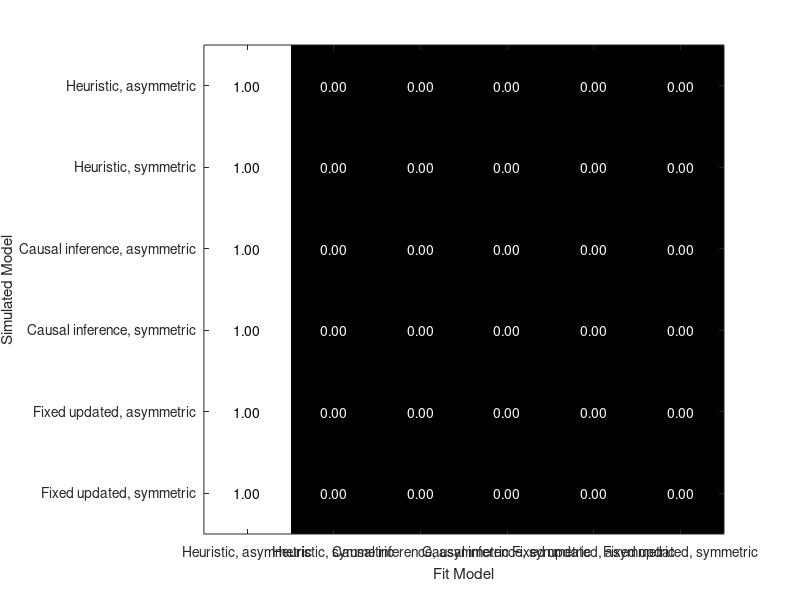

Source code (MATLAB):
clear; close all;

%% select models

specifications = {'Heuristic, asymmetric', 'Heuristic, symmetric', 'Causal inference, asymmetric',  'Causal inference, symmetric','Fixed updated, asymmetric', 'Fixed updated, symmetric'}; 
folders = {'heu_asym', 'heu_sym', 'cauInf_asym', 'cauInf_sym','fixed_asym','fixed_sym'};

%% manage path

cur_dir               = pwd;
[project_dir, ~]      = fileparts(cur_dir);
[git_dir, ~] = fileparts(project_dir);
dataDir = fullfile(git_dir,'temporalRecalibrationData');
addpath(genpath(fullfile(project_dir, 'utils')));
addpath(genpath(fullfile(project_dir, 'vbmc')));
out_dir               = fullfile(cur_dir, mfilename);
if ~exist(out_dir,'dir') mkdir(out_dir); end

%% load results

results_folder           = fullfile(dataDir,'recalibration_models_VBMC','model_recovery');
files = dir(fullfile(results_folder, 'fitM*'));
pattern = 'fitM(\d+)_sample-(\d+)_';

fit_m = 1;
log_model_evidence = nan(6, 6, 1);
for pp = 1:size(files)

    flnm =  files(pp).name;
    r = load(fullfile(results_folder, flnm));
    tokens = regexp(flnm, pattern, 'tokens');
    fit_m = str2double(tokens{1}{1});
    i_sample = str2double(tokens{1}{2});

    for sim_m = 1:6
        elbos(sim_m) = r.model.elbo(sim_m);
    end

    log_model_evidence(:, fit_m, i_sample) = elbos;
    
end

[num_sim_m, num_fit_m, num_i_sample] = size(log_model_evidence);
CM = zeros(num_sim_m, num_fit_m);
for sim_m = 1:num_sim_m
    
    for i_sample = 1:num_i_sample
        % Find the index of fit_m with the maximum log_model_evidence for the current i_sample
        [~, max_fit_m_index] = max(log_model_evidence(sim_m, :, i_sample));
        % Increment the count for the corresponding fit_m
        CM(sim_m, max_fit_m_index) = CM(sim_m, max_fit_m_index) + 1;
    end
end

%% plot

figure;
set(gcf, 'Position',[0,0,420,300]);

imagesc(CM); 
colormap('bone')
xticks(1:6)
yticks(1:6)
xticklabels(specifications)
yticklabels(specifications)
xlabel('Fit Model');
ylabel('Simulated Model');


[num_rows, num_cols] = size(CM);
for row = 1:num_rows
    for col = 1:num_cols
        val = CM(row, col);
        % Choose text color for better contrast
        textColor = 'w'; % default black
        if val > 0.5
            textColor = 'k'; % white for contrast
        end
        text(col, row, num2str(val, '%0.2f'), ...
            'HorizontalAlignment', 'center', ...
            'Color', textColor);
    end
end